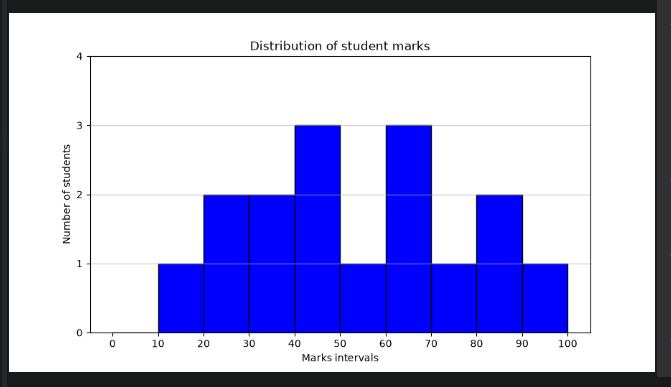

This chart was generated by the following Python code:
import matplotlib.pyplot as plt
marks = [22,45,67,89,34,56,23,12,45,67,78,67,45,34,89,100]
bins = range(0,101,10)
plt.figure(figsize=(9,5))
plt.hist(marks, bins=bins,edgecolor='black',color='blue')
plt.title("Distribution of student marks")
plt.xlabel("Marks intervals")
plt.ylabel("Number of students")
plt.xticks(bins)
plt.yticks(range(0,5,1))
plt.grid(axis='y',alpha=0.7)
plt.show()
